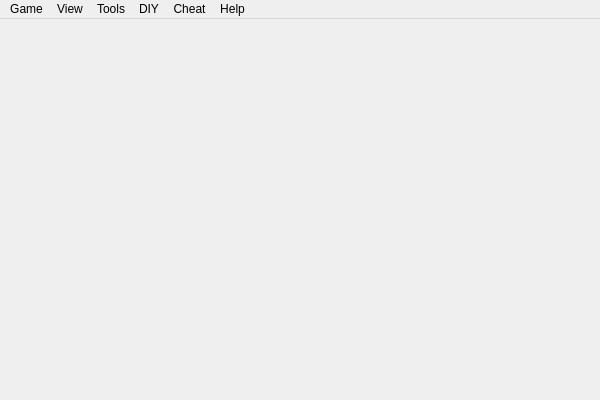
<?xml version="1.0" encoding="UTF-8"?>
<ui version="4.0">
 <class>MainWindow</class>
 <widget class="QMainWindow" name="MainWindow">
  <property name="geometry">
   <rect>
    <x>0</x>
    <y>0</y>
    <width>600</width>
    <height>400</height>
   </rect>
  </property>
  <property name="windowTitle">
   <string>Sanguosha</string>
  </property>
  <widget class="QWidget" name="centralWidget"/>
  <widget class="QMenuBar" name="menuBar">
   <property name="geometry">
    <rect>
     <x>0</x>
     <y>0</y>
     <width>600</width>
     <height>23</height>
    </rect>
   </property>
   <widget class="QMenu" name="menuGame">
    <property name="title">
     <string>Game</string>
    </property>
    <addaction name="actionStart_Game"/>
    <addaction name="actionStart_Server"/>
    <addaction name="actionPC_Console_Start"/>
    <addaction name="actionReplay"/>
    <addaction name="actionExit"/>
   </widget>
   <widget class="QMenu" name="menuOptions">
    <property name="title">
     <string>Tools</string>
    </property>
    <addaction name="actionConfigure"/>
    <addaction name="actionGeneral_Overview"/>
    <addaction name="actionCard_Overview"/>
    <addaction name="actionScenario_Overview"/>
    <addaction name="actionBroadcast"/>
    <addaction name="actionAI_Melee"/>
    <addaction name="actionReplay_file_convert"/>
    <addaction name="separator"/>
    <addaction name="actionEnable_Hotkey"/>
    <addaction name="actionExpand_dashboard"/>
    <addaction name="actionView_Discarded"/>
    <addaction name="actionView_distance"/>
    <addaction name="actionServerInformation"/>
    <addaction name="actionSurrender"/>
    <addaction name="actionKick"/>
    <addaction name="actionSaveRecord"/>
   </widget>
   <widget class="QMenu" name="menuHelp">
    <property name="title">
     <string>Help</string>
    </property>
    <addaction name="actionAbout"/>
    <addaction name="actionAbout_Qt"/>
    <addaction name="actionAbout_irrKlang"/>
    <addaction name="actionAcknowledgement"/>
    <addaction name="separator"/>
    <addaction name="actionRole_assign_table"/>
   </widget>
   <widget class="QMenu" name="menuView">
    <property name="title">
     <string>View</string>
    </property>
    <addaction name="actionShow_Hide_Menu"/>
    <addaction name="actionFullscreen"/>
    <addaction name="actionMinimize_to_system_tray"/>
   </widget>
   <widget class="QMenu" name="menuCheat">
    <property name="enabled">
     <bool>true</bool>
    </property>
    <property name="title">
     <string>Cheat</string>
    </property>
    <addaction name="actionGet_card"/>
    <addaction name="actionDamage_maker"/>
    <addaction name="actionDeath_note"/>
    <addaction name="actionRevive_wand"/>
    <addaction name="actionSend_lowlevel_command"/>
   </widget>
   <widget class="QMenu" name="menuDIY">
    <property name="title">
     <string>DIY</string>
    </property>
    <addaction name="actionCard_editor"/>
    <addaction name="actionScript_editor"/>
    <addaction name="actionPackaging"/>
   </widget>
   <addaction name="menuGame"/>
   <addaction name="menuView"/>
   <addaction name="menuOptions"/>
   <addaction name="menuDIY"/>
   <addaction name="menuCheat"/>
   <addaction name="menuHelp"/>
  </widget>
  <action name="actionExit">
   <property name="text">
    <string>Exit</string>
   </property>
  </action>
  <action name="actionConfigure">
   <property name="enabled">
    <bool>true</bool>
   </property>
   <property name="icon">
    <iconset>
     <normaloff>../image/system/settings.png</normaloff>../image/system/settings.png</iconset>
   </property>
   <property name="text">
    <string>Configure</string>
   </property>
  </action>
  <action name="actionStart_Server">
   <property name="text">
    <string>Start server</string>
   </property>
   <property name="shortcut">
    <string>Ctrl+S</string>
   </property>
  </action>
  <action name="actionStart_Game">
   <property name="text">
    <string>Start game</string>
   </property>
   <property name="shortcut">
    <string>Ctrl+G</string>
   </property>
  </action>
  <action name="actionGeneral_Overview">
   <property name="text">
    <string>General overview</string>
   </property>
   <property name="shortcut">
    <string>Ctrl+E</string>
   </property>
  </action>
  <action name="actionAbout">
   <property name="text">
    <string>About</string>
   </property>
  </action>
  <action name="actionCard_Overview">
   <property name="text">
    <string>Card overview</string>
   </property>
   <property name="shortcut">
    <string>Ctrl+R</string>
   </property>
  </action>
  <action name="actionEnable_Hotkey">
   <property name="checkable">
    <bool>true</bool>
   </property>
   <property name="text">
    <string>Enable hotkey</string>
   </property>
  </action>
  <action name="actionAbout_Qt">
   <property name="text">
    <string>About Qt</string>
   </property>
  </action>
  <action name="actionView_Discarded">
   <property name="enabled">
    <bool>false</bool>
   </property>
   <property name="text">
    <string>View Discarded</string>
   </property>
   <property name="shortcut">
    <string>Ctrl+D</string>
   </property>
  </action>
  <action name="actionView_distance">
   <property name="enabled">
    <bool>false</bool>
   </property>
   <property name="text">
    <string>View distance</string>
   </property>
   <property name="shortcut">
    <string>Ctrl+I</string>
   </property>
  </action>
  <action name="actionServerInformation">
   <property name="enabled">
    <bool>false</bool>
   </property>
   <property name="text">
    <string>Server information</string>
   </property>
  </action>
  <action name="actionKick">
   <property name="enabled">
    <bool>false</bool>
   </property>
   <property name="text">
    <string>Kick</string>
   </property>
  </action>
  <action name="actionReplay">
   <property name="text">
    <string>Replay</string>
   </property>
  </action>
  <action name="actionSaveRecord">
   <property name="enabled">
    <bool>false</bool>
   </property>
   <property name="text">
    <string>Save battle record</string>
   </property>
  </action>
  <action name="actionFullscreen">
   <property name="text">
    <string>Fullscreen</string>
   </property>
   <property name="shortcut">
    <string>Alt+Return</string>
   </property>
  </action>
  <action name="actionShow_Hide_Menu">
   <property name="text">
    <string>Show/Hide menu</string>
   </property>
   <property name="shortcut">
    <string>Alt+M</string>
   </property>
  </action>
  <action name="actionSurrender">
   <property name="enabled">
    <bool>false</bool>
   </property>
   <property name="text">
    <string>Surrender</string>
   </property>
  </action>
  <action name="actionMinimize_to_system_tray">
   <property name="text">
    <string>Minimize to system tray</string>
   </property>
   <property name="shortcut">
    <string>Alt+S</string>
   </property>
  </action>
  <action name="actionRole_assign_table">
   <property name="text">
    <string>Role assign table</string>
   </property>
  </action>
  <action name="actionScenario_Overview">
   <property name="text">
    <string>Scenario overview</string>
   </property>
  </action>
  <action name="actionAbout_irrKlang">
   <property name="text">
    <string>About irrKlang</string>
   </property>
  </action>
  <action name="actionScript_editor">
   <property name="enabled">
    <bool>true</bool>
   </property>
   <property name="text">
    <string>Script editor</string>
   </property>
  </action>
  <action name="actionBroadcast">
   <property name="text">
    <string>Broadcast ...</string>
   </property>
  </action>
  <action name="actionAcknowledgement">
   <property name="text">
    <string>Acknowledgement</string>
   </property>
  </action>
  <action name="actionDamage_maker">
   <property name="enabled">
    <bool>true</bool>
   </property>
   <property name="text">
    <string>Damage maker</string>
   </property>
  </action>
  <action name="actionExpand_dashboard">
   <property name="checkable">
    <bool>true</bool>
   </property>
   <property name="text">
    <string>Expand dashboard</string>
   </property>
  </action>
  <action name="actionGet_card">
   <property name="enabled">
    <bool>true</bool>
   </property>
   <property name="text">
    <string>Get card ...</string>
   </property>
  </action>
  <action name="actionDeath_note">
   <property name="text">
    <string>Death note ...</string>
   </property>
  </action>
  <action name="actionRevive_wand">
   <property name="text">
    <string>Revive wand ...</string>
   </property>
  </action>
  <action name="actionCard_editor">
   <property name="text">
    <string>Card editor ...</string>
   </property>
   <property name="shortcut">
    <string>Ctrl+T</string>
   </property>
  </action>
  <action name="actionPC_Console_Start">
   <property name="text">
    <string>PC Console Start</string>
   </property>
  </action>
  <action name="actionPackaging">
   <property name="text">
    <string>Package manager ...</string>
   </property>
   <property name="shortcut">
    <string>Ctrl+P</string>
   </property>
  </action>
  <action name="actionAI_Melee">
   <property name="text">
    <string>AI Melee</string>
   </property>
   <property name="shortcut">
    <string>Ctrl+M</string>
   </property>
  </action>
  <action name="actionReplay_file_convert">
   <property name="text">
    <string>Replay file convert ...</string>
   </property>
  </action>
  <action name="actionSend_lowlevel_command">
   <property name="text">
    <string>Send lowlevel command ...</string>
   </property>
  </action>
 </widget>
 <layoutdefault spacing="6" margin="11"/>
 <resources/>
 <connections/>
</ui>
